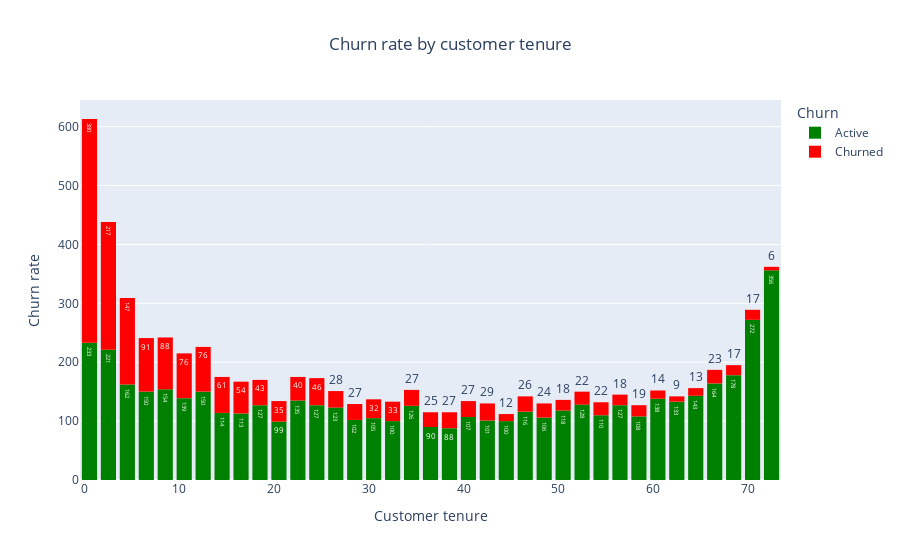

The cell this chart's notebook holds for it:
### Code cell
comp_churn(data_norm, 'customer.tenure', 'Churn rate by customer tenure', 'Customer tenure')

### Figure 1 — Plotly figure (JSON) as saved in the notebook; plotly's stock layout.template omitted (floating-point values rounded to 4 significant figures; data arrays with more than 128 entries replaced by an {"elided": "..."} marker saying what was removed)
{"data": [{"bingroup": "x", "hovertemplate": "Churn=Active<br>customer.tenure=%{x}<br>count=%{y}<extra></extra>", "legendgroup": "Active", "marker": {"color": "green", "pattern": {"shape": ""}}, "name": "Active", "orientation": "v", "showlegend": true, "texttemplate": "%{value}", "type": "histogram", "x": {"elided": "5163 int values"}, "xaxis": "x", "yaxis": "y"}, {"bingroup": "x", "hovertemplate": "Churn=Churned<br>customer.tenure=%{x}<br>count=%{y}<extra></extra>", "legendgroup": "Churned", "marker": {"color": "red", "pattern": {"shape": ""}}, "name": "Churned", "orientation": "v", "showlegend": true, "texttemplate": "%{value}", "type": "histogram", "x": {"elided": "1869 int values"}, "xaxis": "x", "yaxis": "y"}], "layout": {"bargap": 0.2, "barmode": "relative", "legend": {"title": {"text": "Churn"}, "tracegroupgap": 0}, "title": {"text": "Churn rate by customer tenure", "x": 0.5}, "xaxis": {"anchor": "y", "domain": [0, 1], "title": {"text": "Customer tenure"}}, "yaxis": {"anchor": "x", "domain": [0, 1], "title": {"text": "Churn rate"}}}}
